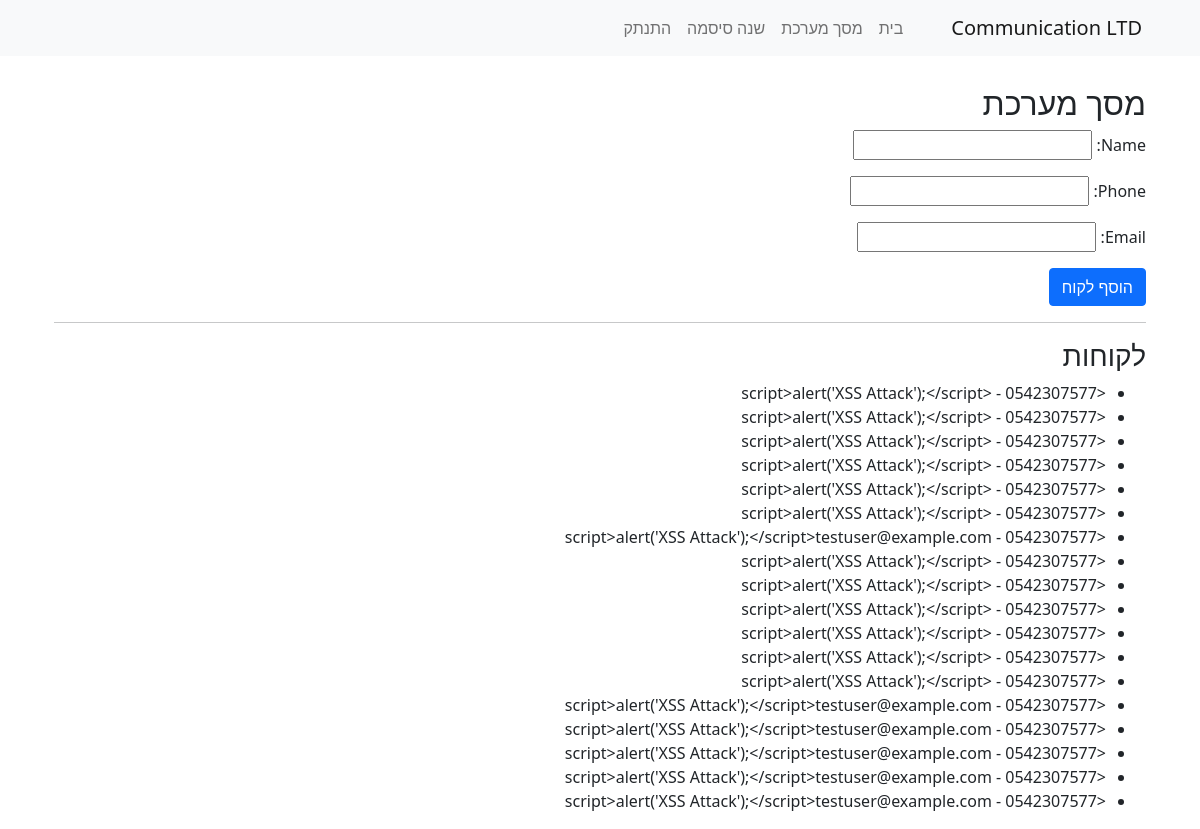
/users/system/ (signed in), run on the app's committed database.
### users/models.py (models this page shows, shortened)
class Customer(models.Model):
    user = models.ForeignKey(User, on_delete=models.CASCADE, related_name='customers')
    name = models.CharField(max_length=100)
    phone = models.CharField(max_length=20)

### users/views.py (the view)
# urls.py: path('system/', views.system_screen, name='system_screen'),
@login_required
def system_screen(request):
    if request.method == 'POST':
        form = CustomerForm(request.POST)
        if form.is_valid():
            customer = form.save(commit=False)
            customer.user = request.user
            customer.save()
            safe_message = escape(f'לקוח חדש {customer.name} נוסף בהצלחה!')
            messages.success(request, safe_message)
            return redirect('system_screen')
    else:
        form = CustomerForm()
    customers = Customer.objects.filter(user=request.user)
    return render(request, 'users/system_screen.html', {'form': form, 'customers': customers})

### users/forms.py (shortened to what this page needs)
class CustomerForm(forms.ModelForm):
    email = forms.EmailField()
    class Meta:
        model = Customer
        fields = ['name', 'phone']

### users/templates/users/system_screen.html (shortened to what this page needs)
{% extends 'base.html' %}
{% load static %}
{% block content %}
<div class="container mt-4">
    <h2>מסך מערכת</h2>
    <form method="post">
        {{ form.as_p }}
        <button type="submit" class="btn btn-primary">הוסף לקוח</button>
    </form>
    <hr>
    <h3>לקוחות</h3>
    <ul>
        {% for customer in customers %}
            <li>{{ customer.name }} - {{ customer.phone }}</li>
        {% endfor %}
    </ul>
</div>
{% endblock %}

### users/templates/base.html (shortened to what this page needs)
<!DOCTYPE html>
<html lang="he" dir="rtl">
<head>
    <link href="https://cdn.jsdelivr.net/npm/bootstrap@5.1.3/dist/css/bootstrap.min.css" rel="stylesheet">
</head>
<body>
    <nav class="navbar navbar-expand-lg navbar-light bg-light fixed-top">
        <div class="container">
            <a class="navbar-brand" href="{% url 'home' %}">Communication LTD</a>
            <div class="collapse navbar-collapse" id="navbarNav">
                <ul class="navbar-nav">
                    <li class="nav-item">
                        <a class="nav-link" href="{% url 'home' %}">בית</a>
                    </li>
                    {% if user.is_authenticated %}
                        <li class="nav-item">
                            <a class="nav-link" href="{% url 'system_screen' %}">מסך מערכת</a>
                        </li>
                        <li class="nav-item">
                            <a class="nav-link" href="{% url 'change_password' %}">שנה סיסמה</a>
                        </li>
                        <li class="nav-item">
                            <a class="nav-link" href="{% url 'logout' %}">התנתק</a>
                        </li>
                    {% endif %}
                </ul>
            </div>
        </div>
    </nav>
    <div class="container mt-4">
        {% block content %}
        {% endblock %}
    </div>
</body>
</html>

### users/templates/base.html (style rules this page uses)
body { padding-top: 60px; }

### data on the page
Customer: name "<script>alert('XSS Attack');</script>", phone "0542307577"
Customer: name "<script>alert('XSS Attack');</script>", phone "0542307577"
Customer: name "<script>alert('XSS Attack');</script>", phone "0542307577"
Customer: name "<script>alert('XSS Attack');</script>", phone "0542307577"
Customer: name "<script>alert('XSS Attack');</script>", phone "0542307577"
Customer: name "<script>alert('XSS Attack');</script>", phone "0542307577"
Customer: name "<script>alert('XSS Attack');</script>testuser@example.com", phone "0542307577"
Customer: name "<script>alert('XSS Attack');</script>", phone "0542307577"
Customer: name "<script>alert('XSS Attack');</script>", phone "0542307577"
Customer: name "<script>alert('XSS Attack');</script>", phone "0542307577"
Customer: name "<script>alert('XSS Attack');</script>", phone "0542307577"
Customer: name "<script>alert('XSS Attack');</script>", phone "0542307577"
Customer: name "<script>alert('XSS Attack');</script>", phone "0542307577"
Customer: name "<script>alert('XSS Attack');</script>testuser@example.com", phone "0542307577"
Customer: name "<script>alert('XSS Attack');</script>testuser@example.com", phone "0542307577"
Customer: name "<script>alert('XSS Attack');</script>testuser@example.com", phone "0542307577"
Customer: name "<script>alert('XSS Attack');</script>testuser@example.com", phone "0542307577"
Customer: name "<script>alert('XSS Attack');</script>testuser@example.com", phone "0542307577"
